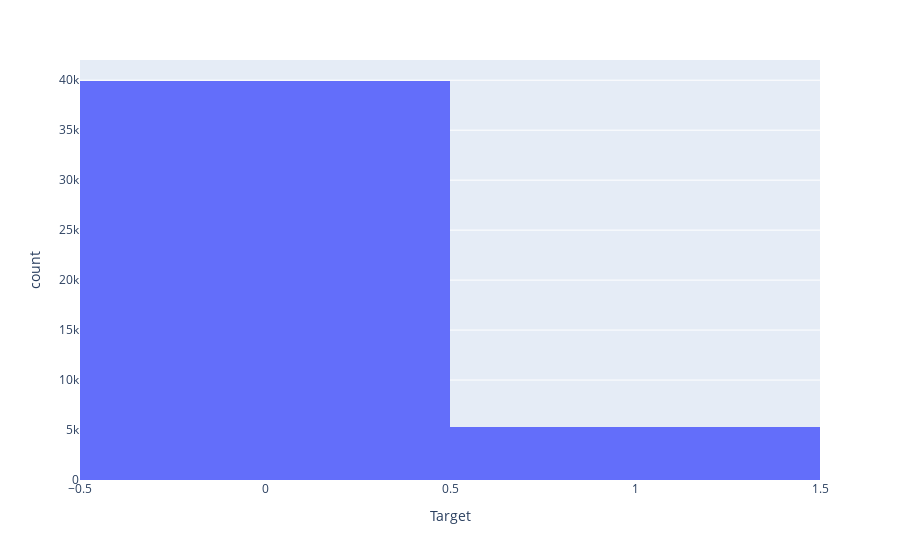

Notebook code cell kept with this figure:
### Code cell
fig = px.histogram(dfBankCampaignData.Target, x='Target')
fig.show()

### Figure 1 — Plotly figure (JSON) as saved in the notebook; plotly's stock layout.template omitted (floating-point values rounded to 4 significant figures; data arrays with more than 128 entries replaced by an {"elided": "..."} marker saying what was removed)
{"data": [{"alignmentgroup": "True", "bingroup": "x", "hovertemplate": "Target=%{x}<br>count=%{y}<extra></extra>", "legendgroup": "", "marker": {"color": "#636efa", "pattern": {"shape": ""}}, "name": "", "offsetgroup": "", "orientation": "v", "showlegend": false, "type": "histogram", "x": {"elided": "45211 int values"}, "xaxis": "x", "yaxis": "y"}], "layout": {"autosize": true, "barmode": "relative", "legend": {"tracegroupgap": 0}, "margin": {"t": 60}, "xaxis": {"anchor": "y", "autorange": true, "domain": [0, 1], "range": [-0.5, 1.5], "title": {"text": "Target"}, "type": "linear"}, "yaxis": {"anchor": "x", "autorange": true, "domain": [0, 1], "range": [0, 42020.0], "title": {"text": "count"}}}}
